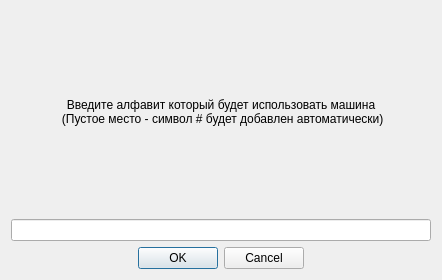
<?xml version="1.0" encoding="UTF-8"?>
<ui version="4.0">
 <class>NewMachineDialog</class>
 <widget class="QDialog" name="NewMachineDialog">
  <property name="geometry">
   <rect>
    <x>0</x>
    <y>0</y>
    <width>442</width>
    <height>280</height>
   </rect>
  </property>
  <property name="windowTitle">
   <string>Dialog</string>
  </property>
  <layout class="QGridLayout" name="gridLayout">
   <item row="0" column="0">
    <widget class="QLabel" name="label">
     <property name="text">
      <string>Введите алфавит который будет использовать машина
 (Пустое место - символ # будет добавлен автоматически)</string>
     </property>
     <property name="alignment">
      <set>Qt::AlignCenter</set>
     </property>
    </widget>
   </item>
   <item row="2" column="0">
    <widget class="QDialogButtonBox" name="buttonBox">
     <property name="locale">
      <locale language="Russian" country="Russia"/>
     </property>
     <property name="orientation">
      <enum>Qt::Horizontal</enum>
     </property>
     <property name="standardButtons">
      <set>QDialogButtonBox::Cancel|QDialogButtonBox::Ok</set>
     </property>
     <property name="centerButtons">
      <bool>true</bool>
     </property>
    </widget>
   </item>
   <item row="1" column="0">
    <widget class="QLineEdit" name="lineEdit"/>
   </item>
  </layout>
 </widget>
 <resources/>
 <connections>
  <connection>
   <sender>buttonBox</sender>
   <signal>accepted()</signal>
   <receiver>NewMachineDialog</receiver>
   <slot>accept()</slot>
   <hints>
    <hint type="sourcelabel">
     <x>248</x>
     <y>254</y>
    </hint>
    <hint type="destinationlabel">
     <x>157</x>
     <y>274</y>
    </hint>
   </hints>
  </connection>
  <connection>
   <sender>buttonBox</sender>
   <signal>rejected()</signal>
   <receiver>NewMachineDialog</receiver>
   <slot>reject()</slot>
   <hints>
    <hint type="sourcelabel">
     <x>316</x>
     <y>260</y>
    </hint>
    <hint type="destinationlabel">
     <x>286</x>
     <y>274</y>
    </hint>
   </hints>
  </connection>
 </connections>
</ui>
